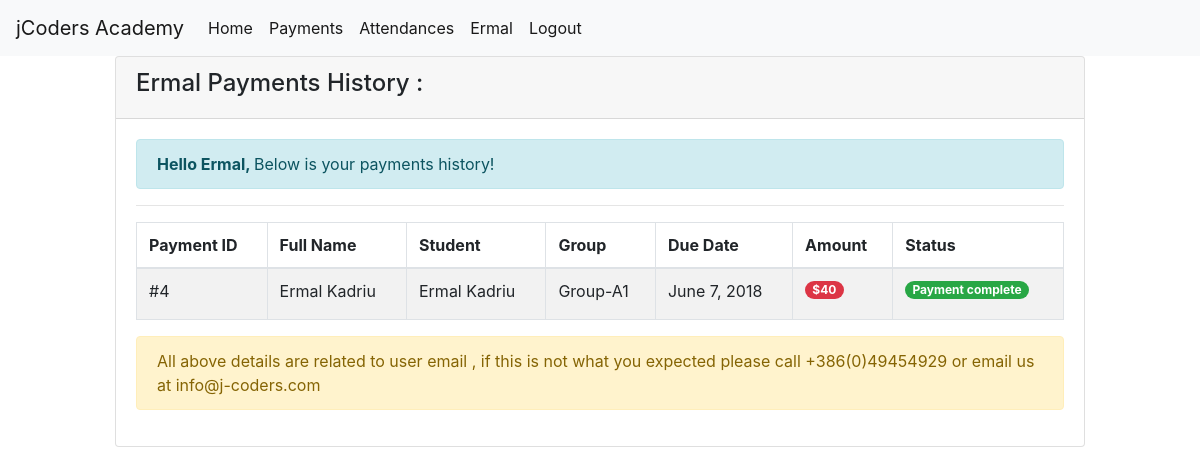
Page /users/payments/ (signed in) on the earlier database version.
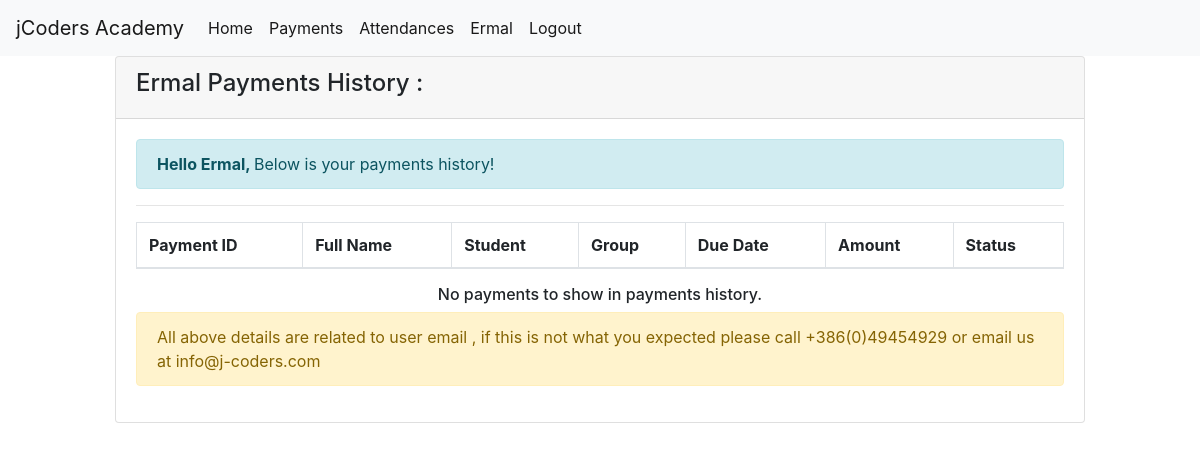
Same page on the later database version.
### Manage/models.py (models this page shows, shortened)
class Payment(models.Model):
	firstName = models.CharField(max_length=30)
	lastName = models.CharField(max_length=30)
	student = models.ForeignKey(Student,on_delete = models.CASCADE)
	group = models.ForeignKey(Group,on_delete = models.CASCADE)
	status = models.CharField(max_length=1, blank=True, default='W', choices=(('W', 'Waiting for payment'),('P', 'Payment complete')))
	due_date = models.DateField(blank=True,default="")

class Student(models.Model):
	user = models.OneToOneField(User,on_delete = models.CASCADE)
	name = models.CharField(max_length=30)
	lastname = models.CharField(max_length=30)
	birthday = models.DateField()
	group = models.ForeignKey(Group,on_delete = models.CASCADE)
	email = models.CharField(max_length=50)
	parentsNumber = models.CharField(max_length=30)
	def __str__(self):
		return ("{} {}".format(self.name,self.lastname))

class Group(models.Model):
	name = models.CharField(max_length=30)
	opened = models.DateField()
	closed = models.DateField()
	training = models.ForeignKey(Training,on_delete = models.CASCADE)
	def __str__(self):
		return self.name

class Training(models.Model):
	employee = models.ForeignKey(Employee,on_delete = models.CASCADE)
	module = models.ForeignKey(Module,on_delete = models.CASCADE)
	opened = models.DateField()
	closed = models.DateField()
	price = models.IntegerField()

### users/views.py (the view)
# urls.py: path("payments/", views.showPayments, name="payments"),
@login_required
def showPayments(request):
	try:
		current_user = request.user
		current_user_payments = []
		payments = Payment.objects.all()
		for payment in payments:
			if payment.student == current_user.student:
				current_user_payments.append(payment)
		hasStudent = True
	except:
		hasStudent = False
	context = {"current_user_payments":current_user_payments,"hasStudent":hasStudent}
	return render(request,"pages/payments.html",context)

### users/templates/pages/payments.html (shortened to what this page needs)
{% extends "pages/base.html" %}
{% block content %}
    <div class="col-xl-10 offset-md-1">
        <div class="Order-list">
            <div class="card">
                <div class="card-header">
                     <h4>{{ user|title }} Payments History : </h4>
                </div>
                <div class="card-body">
                    <div class="alert alert-info"> <b>Hello {{ user|title }}, </b>Below is your payments history!</div>
                    <hr>
                    <div class="table-responsive">
                        <table class="table table-striped table-bordered table-hover">
                            <thead>
                                <tr>
                                    <th>Payment ID</th>
                                    <th>Full Name</th>
                                    <th>Student</th>
                                    <th>Group</th>
                                    <th>Due Date</th>
                                    <th>Amount</th>
                                    <th>Status</th>
                                </tr>
                            </thead>
                            <tbody>
                            {% if hasStudent %}
                                {% for payment in current_user_payments %}
                                    <tr>
                                      <td>#{{ payment.id }}</td>
                                      <td>{{ payment.firstName }} {{ payment.lastName }}</td>
                                      <td>{{ payment.student }}</td>
                                      <td>{{ payment.group }}</td>
                                      <td>{{ payment.due_date}}</td>
                                      <td>
                                        <label class="badge badge-pill badge-danger">
                                            ${{ payment.group.training.price }}</td>
                                      {% if payment.status == "P" %}
                                          <td><span class="badge badge-pill badge-success"> Payment complete </span></td>
                                      {% else %}
                                          <td><span class="badge badge-pill badge-danger"> Waiting for payment </span></td>
                                      {% endif %}
                                    </tr>
                                {% endfor %}
                            {% endif %}
                            </tbody>
                        </table>
                    </div>
                    {% if not current_user_payments %}
                        {% if hasStudent %}
                            <h6 style="text-align: center;">No payments to show in payments history.</h6>
                        {% endif %}
                    {% endif %}
                    <div class="alert alert-warning">All above details are related to user email <b>{{ user.email}}</b> , if this is not what you expected please call +386(0)49454929 or email us at info@j-coders.com</b>
                    </div>
                </div>
            </div>
        </div>
    </div>
{% endblock content %}

Differences in the rows shown:
removed Payment: id "4", firstName "Ermal", lastName "Kadriu", student "Ermal Kadriu", group "Group-A1", due_date "June 7, 2018", group.training.price "40", status "Payment complete"
Other differences:
text now shown: "No payments to show in payments history."
